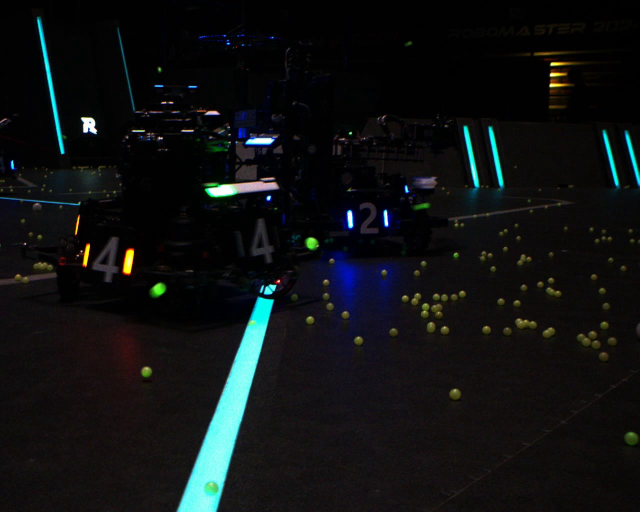
//> input picture tutorial_2/example/modern_cpp/ex3/image.jpg, 1280 x 1024 px (shown at 1/2 size)
$ ./main   (built with g++ and OpenCV 4)
//> lines starting //> are read from the running program, lines starting //| are printed output that depends on the picture
#include <iostream>
#include <opencv2/opencv.hpp>

cv::Mat addNoiseColor(const cv::Mat & src)
{
  CV_Assert(src.type() == CV_8UC3);  // 输入必须是 8-bit unsigned, 3 channels

  cv::Mat dst = src;

  // 创建随机噪声
  cv::Mat noise(src.rows, src.cols, CV_8UC3);
  cv::randu(noise, 0, 50);

  // 给图像加入噪声
  cv::add(dst, noise, dst);

  return dst;
}
int main()
{
  cv::Mat img = cv::imread("ex3/image.jpg", cv::IMREAD_COLOR);
//> img is the input picture: 1024 rows x 1280 cols, CV_8UC3; mean B, G, R 18.3, 17.6, 15.1
  if (img.empty()) {
    std::cerr << "image.jpg not found!" << std::endl;
    return -1;
  }

  cv::Mat noisy = addNoiseColor(img);
//> in addNoiseColor, `cv::add(dst, noise, dst);`:
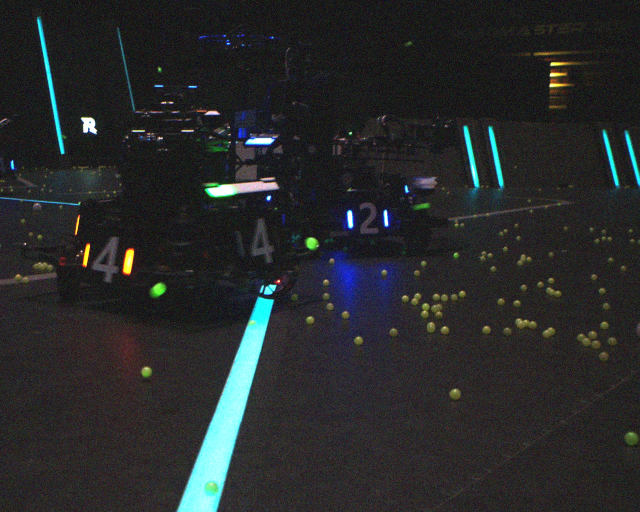
//> dst: 1024 rows x 1280 cols, CV_8UC3 (shown at 1/2 size); mean B, G, R 42.4, 41.6, 39.6

  // 缩放原始图像和噪声图像
  cv::Mat img_resized, noisy_resized;
  cv::resize(img, img_resized, cv::Size(), 0.5, 0.5);
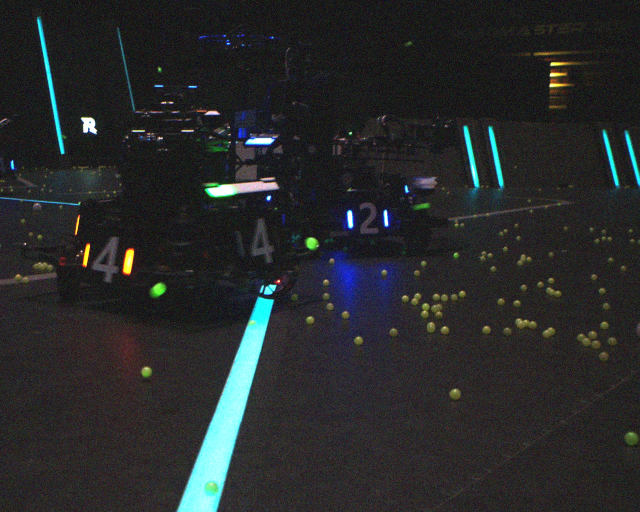
//> img_resized: 512 rows x 640 cols, CV_8UC3; mean B, G, R 42.5, 41.7, 39.7
  cv::resize(noisy, noisy_resized, cv::Size(), 0.5, 0.5);

  cv::imshow("original", img_resized);  // 显示 original 图像
  cv::imshow("noisy", noisy_resized);   // 显示 noisy 图像
  cv::waitKey(0);                       // 暂停程序，按任意键退出
  return 0;
}
